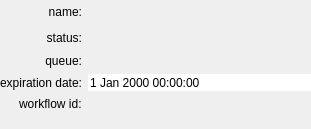
<?xml version="1.0" encoding="UTF-8"?>
<ui version="4.0">
 <class>WStatusNameDate</class>
 <widget class="QWidget" name="WStatusNameDate">
  <property name="geometry">
   <rect>
    <x>0</x>
    <y>0</y>
    <width>311</width>
    <height>129</height>
   </rect>
  </property>
  <property name="windowTitle">
   <string>Form</string>
  </property>
  <layout class="QGridLayout" name="gridLayout">
   <property name="leftMargin">
    <number>0</number>
   </property>
   <property name="topMargin">
    <number>2</number>
   </property>
   <property name="rightMargin">
    <number>0</number>
   </property>
   <property name="bottomMargin">
    <number>2</number>
   </property>
   <item row="0" column="0" rowspan="2">
    <widget class="QLabel" name="wf_status_icon">
     <property name="text">
      <string/>
     </property>
    </widget>
   </item>
   <item row="0" column="1">
    <widget class="QLabel" name="label_6">
     <property name="text">
      <string>name:</string>
     </property>
     <property name="alignment">
      <set>Qt::AlignRight|Qt::AlignTrailing|Qt::AlignVCenter</set>
     </property>
    </widget>
   </item>
   <item row="1" column="1">
    <widget class="QLabel" name="label_2">
     <property name="text">
      <string>status:</string>
     </property>
     <property name="alignment">
      <set>Qt::AlignRight|Qt::AlignTrailing|Qt::AlignVCenter</set>
     </property>
    </widget>
   </item>
   <item row="3" column="0" colspan="2">
    <widget class="QLabel" name="label">
     <property name="sizePolicy">
      <sizepolicy hsizetype="Preferred" vsizetype="Preferred">
       <horstretch>0</horstretch>
       <verstretch>0</verstretch>
      </sizepolicy>
     </property>
     <property name="text">
      <string>expiration date:</string>
     </property>
     <property name="alignment">
      <set>Qt::AlignRight|Qt::AlignTrailing|Qt::AlignVCenter</set>
     </property>
    </widget>
   </item>
   <item row="1" column="2">
    <widget class="QLabel" name="wf_status">
     <property name="sizePolicy">
      <sizepolicy hsizetype="Expanding" vsizetype="Fixed">
       <horstretch>0</horstretch>
       <verstretch>0</verstretch>
      </sizepolicy>
     </property>
     <property name="minimumSize">
      <size>
       <width>0</width>
       <height>20</height>
      </size>
     </property>
     <property name="font">
      <font>
       <weight>75</weight>
       <bold>true</bold>
      </font>
     </property>
     <property name="text">
      <string/>
     </property>
    </widget>
   </item>
   <item row="3" column="2">
    <widget class="QDateTimeEdit" name="dateTimeEdit_expiration">
     <property name="frame">
      <bool>false</bool>
     </property>
     <property name="readOnly">
      <bool>true</bool>
     </property>
     <property name="buttonSymbols">
      <enum>QAbstractSpinBox::NoButtons</enum>
     </property>
    </widget>
   </item>
   <item row="0" column="2">
    <widget class="QLabel" name="wf_name">
     <property name="sizePolicy">
      <sizepolicy hsizetype="Expanding" vsizetype="Fixed">
       <horstretch>0</horstretch>
       <verstretch>0</verstretch>
      </sizepolicy>
     </property>
     <property name="minimumSize">
      <size>
       <width>0</width>
       <height>20</height>
      </size>
     </property>
     <property name="font">
      <font>
       <weight>75</weight>
       <bold>true</bold>
      </font>
     </property>
     <property name="text">
      <string/>
     </property>
    </widget>
   </item>
   <item row="5" column="2">
    <spacer name="verticalSpacer">
     <property name="orientation">
      <enum>Qt::Vertical</enum>
     </property>
     <property name="sizeHint" stdset="0">
      <size>
       <width>20</width>
       <height>40</height>
      </size>
     </property>
    </spacer>
   </item>
   <item row="2" column="1">
    <widget class="QLabel" name="label_3">
     <property name="text">
      <string>queue:</string>
     </property>
     <property name="alignment">
      <set>Qt::AlignRight|Qt::AlignTrailing|Qt::AlignVCenter</set>
     </property>
    </widget>
   </item>
   <item row="2" column="2">
    <widget class="QLabel" name="wf_queue">
     <property name="text">
      <string/>
     </property>
    </widget>
   </item>
   <item row="4" column="1">
    <widget class="QLabel" name="label_4">
     <property name="text">
      <string>workflow id:</string>
     </property>
    </widget>
   </item>
   <item row="4" column="2">
    <widget class="QLabel" name="wf_id">
     <property name="text">
      <string/>
     </property>
    </widget>
   </item>
  </layout>
 </widget>
 <resources/>
 <connections/>
</ui>
